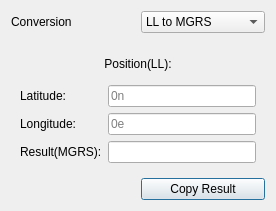
<?xml version="1.0" encoding="UTF-8"?>
<ui version="4.0">
 <class>PositionConverterDialog</class>
 <widget class="QDialog" name="PositionConverterDialog">
  <property name="geometry">
   <rect>
    <x>0</x>
    <y>0</y>
    <width>276</width>
    <height>211</height>
   </rect>
  </property>
  <property name="windowTitle">
   <string>Position Converter</string>
  </property>
  <layout class="QGridLayout" name="gridLayout">
   <item row="3" column="1">
    <widget class="QPushButton" name="copyPushButton">
     <property name="text">
      <string>Copy Result</string>
     </property>
    </widget>
   </item>
   <item row="0" column="0">
    <widget class="QLabel" name="conversionLabel">
     <property name="text">
      <string>Conversion</string>
     </property>
     <property name="alignment">
      <set>Qt::AlignLeading|Qt::AlignLeft|Qt::AlignVCenter</set>
     </property>
    </widget>
   </item>
   <item row="0" column="1">
    <widget class="QComboBox" name="conversionComboBox">
     <item>
      <property name="text">
       <string>LL to MGRS</string>
      </property>
     </item>
     <item>
      <property name="text">
       <string>MGRS to LL</string>
      </property>
     </item>
    </widget>
   </item>
   <item row="2" column="0" colspan="2">
    <widget class="QStackedWidget" name="PositionStackedWidget">
     <property name="currentIndex">
      <number>0</number>
     </property>
     <widget class="QWidget" name="LLToMGRSPage">
      <layout class="QGridLayout" name="gridLayout_2">
       <item row="1" column="1">
        <widget class="UtQtLatPosLineEdit" name="latitudeLineEdit">
         <property name="placeholderText">
          <string>0n</string>
         </property>
        </widget>
       </item>
       <item row="3" column="1">
        <widget class="QLineEdit" name="resultMGRSLineEdit">
         <property name="readOnly">
          <bool>true</bool>
         </property>
        </widget>
       </item>
       <item row="3" column="0">
        <widget class="QLabel" name="resultMGRSLabel">
         <property name="text">
          <string>Result(MGRS):</string>
         </property>
        </widget>
       </item>
       <item row="2" column="0">
        <widget class="QLabel" name="longitudeLabel">
         <property name="text">
          <string>Longitude:</string>
         </property>
        </widget>
       </item>
       <item row="0" column="0" colspan="2">
        <widget class="QLabel" name="positionLLALabel">
         <property name="text">
          <string>Position(LL):</string>
         </property>
         <property name="alignment">
          <set>Qt::AlignCenter</set>
         </property>
        </widget>
       </item>
       <item row="2" column="1">
        <widget class="UtQtLonPosLineEdit" name="longitudeLineEdit">
         <property name="placeholderText">
          <string>0e</string>
         </property>
        </widget>
       </item>
       <item row="1" column="0">
        <widget class="QLabel" name="latitudeLabel">
         <property name="text">
          <string>Latitude:</string>
         </property>
        </widget>
       </item>
      </layout>
     </widget>
     <widget class="QWidget" name="MGRSToLLPage">
      <layout class="QGridLayout" name="gridLayout_3">
       <item row="0" column="0">
        <widget class="QLabel" name="positionMGRSLabel">
         <property name="text">
          <string>Position(MGRS):</string>
         </property>
         <property name="alignment">
          <set>Qt::AlignCenter</set>
         </property>
        </widget>
       </item>
       <item row="1" column="0">
        <widget class="QLabel" name="resultLLLabel">
         <property name="text">
          <string>Result(LL):</string>
         </property>
        </widget>
       </item>
       <item row="0" column="1">
        <widget class="QLineEdit" name="MGRSLineEdit">
         <property name="placeholderText">
          <string>(e.g. 31NAA6602100000)</string>
         </property>
        </widget>
       </item>
       <item row="1" column="1">
        <widget class="QLineEdit" name="resultLLLineEdit">
         <property name="readOnly">
          <bool>true</bool>
         </property>
         <property name="placeholderText">
          <string/>
         </property>
        </widget>
       </item>
      </layout>
     </widget>
    </widget>
   </item>
  </layout>
 </widget>
 <customwidgets>
  <customwidget>
   <class>UtQtLatPosLineEdit</class>
   <extends>QLineEdit</extends>
   <header>UtQtUnitLineEdit.hpp</header>
  </customwidget>
  <customwidget>
   <class>UtQtLonPosLineEdit</class>
   <extends>QLineEdit</extends>
   <header>UtQtUnitLineEdit.hpp</header>
  </customwidget>
 </customwidgets>
 <tabstops>
  <tabstop>conversionComboBox</tabstop>
  <tabstop>latitudeLineEdit</tabstop>
  <tabstop>longitudeLineEdit</tabstop>
  <tabstop>resultMGRSLineEdit</tabstop>
  <tabstop>MGRSLineEdit</tabstop>
  <tabstop>resultLLLineEdit</tabstop>
  <tabstop>copyPushButton</tabstop>
 </tabstops>
 <resources/>
 <connections/>
</ui>
